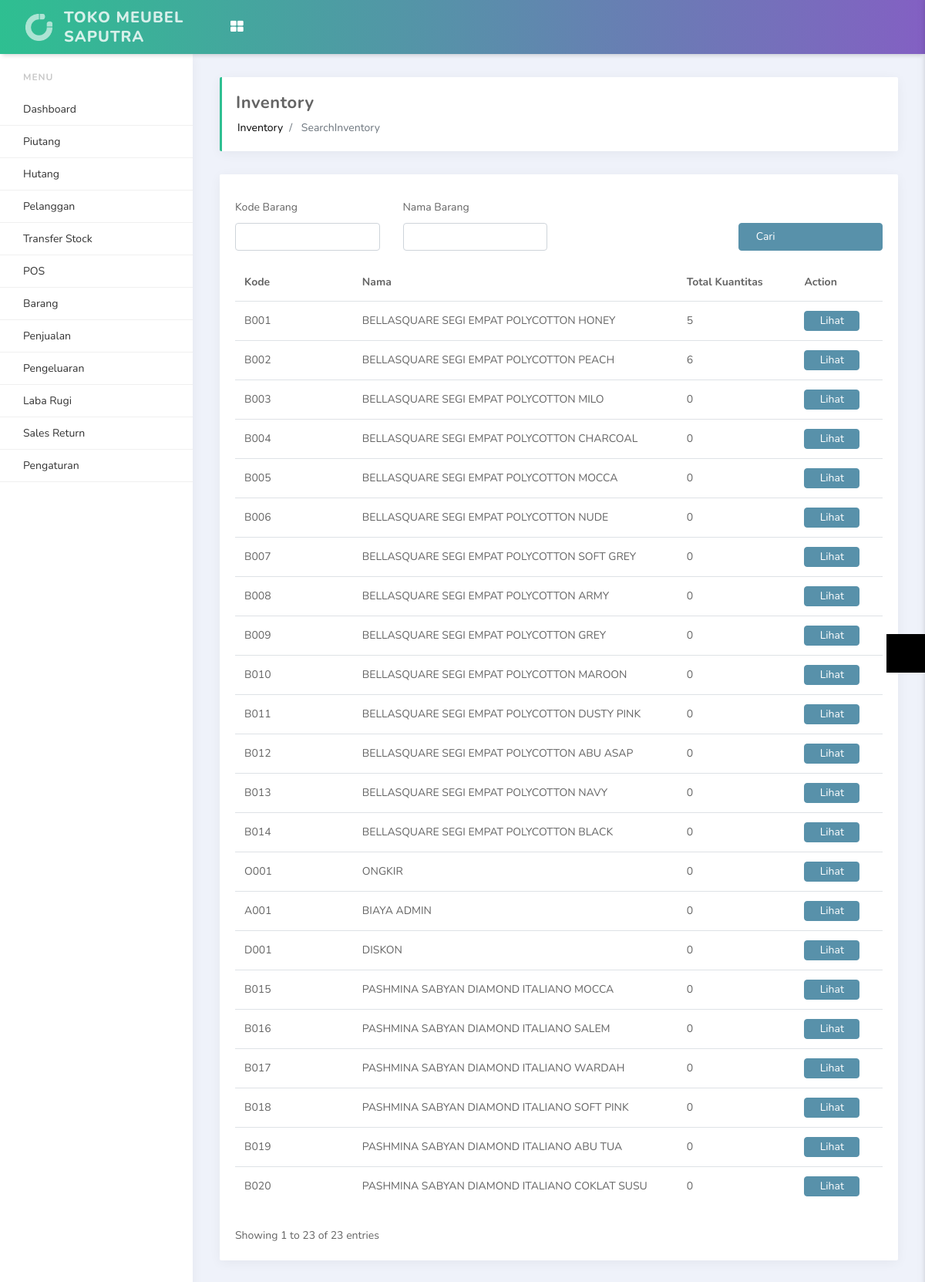
Screenshot of /index.php/inventory/searchInventory (signed in) with the database file from the repository.
### tables this page shows
CREATE TABLE `site_setting` (
  `id` int(11) NOT NULL,
  `site_name` varchar(499) NOT NULL,
  `site_logo` varchar(255) NOT NULL,
  `timezone` varchar(499) NOT NULL,
  `pagination` int(11) NOT NULL,
  `tax` double(11,2) NOT NULL,
  `currency` char(3) NOT NULL,
  `address` text NOT NULL,
  `datetime_format` varchar(30) NOT NULL,
  `display_product` int(11) NOT NULL,
  `display_keyboard` int(11) NOT NULL,
  `default_customer_id` int(11) NOT NULL,
  `updated_user_id` int(11) NOT NULL,
  `updated_datetime` datetime NOT NULL
);

CREATE TABLE `products` (
  `id` int(11) NOT NULL,
  `code` varchar(499) NOT NULL,
  `name` varchar(499) NOT NULL,
  `category` int(11) NOT NULL,
  `purchase_price` double NOT NULL,
  `retail_price` double NOT NULL,
  `thumbnail` varchar(499) NOT NULL,
  `created_user_id` int(11) NOT NULL,
  `created_datetime` datetime NOT NULL,
  `updated_user_id` int(11) NOT NULL,
  `updated_datetime` datetime NOT NULL,
  `status` int(11) NOT NULL
);

### application/controllers/Inventory.php (called while the page is built, shortened)
<?php
class Inventory extends CI_Controller
{
    public function __construct()
    {
        $this->load->model('Inventory_model');
        $this->load->model('Constant_model');
    }
    public function searchInventory()
    {
        $code = $this->input->get('code');
        $name = $this->input->get('name');
        $data['search_code'] = $code;
        $data['search_name'] = $name;
        $data['lang_dashboard'] = $this->lang->line('dashboard');
        $data['lang_transfer_stock'] = $this->lang->line('transfer_stock');
        $data['lang_customers'] = $this->lang->line('customers');
        $data['lang_gift_card'] = $this->lang->line('gift_card');
        $data['lang_add_gift_card'] = $this->lang->line('add_gift_card');
        $data['lang_list_gift_card'] = $this->lang->line('list_gift_card');
        $data['lang_debit'] = $this->lang->line('debit');
        $data['lang_sales'] = $this->lang->line('sales');
        $data['lang_today_sales'] = $this->lang->line('today_sales');
        $data['lang_opened_bill'] = $this->lang->line('opened_bill');
        $data['lang_reports'] = $this->lang->line('reports');
        $data['lang_sales_report'] = $this->lang->line('sales_report');
        $data['lang_expenses'] = $this->lang->line('expenses');
        $data['lang_expenses_category'] = $this->lang->line('expenses_category');
        $data['lang_pnl'] = $this->lang->line('pnl');
        $data['lang_pnl_report'] = $this->lang->line('pnl_report');
        $data['lang_pos'] = $this->lang->line('pos');
        $data['lang_return_order'] = $this->lang->line('return_order');
        $data['lang_return_order_report'] = $this->lang->line('return_order_report');
        $data['lang_inventory'] = $this->lang->line('inventory');
        $data['lang_products'] = $this->lang->line('products');
        $data['lang_list_products'] = $this->lang->line('list_products');
        $data['lang_print_product_label'] = $this->lang->line('print_product_label');
        $data['lang_product_category'] = $this->lang->line('product_category');
        $data['lang_purchase_order'] = $this->lang->line('purchase_order');
        $data['lang_setting'] = $this->lang->line('setting');
        $data['lang_outlets'] = $this->lang->line('outlets');
        $data['lang_users'] = $this->lang->line('users');
        $data['lang_suppliers'] = $this->lang->line('suppliers');
        $data['lang_system_setting'] = $this->lang->line('system_setting');
        $data['lang_payment_methods'] = $this->lang->line('payment_methods');
        $data['lang_logout'] = $this->lang->line('logout');
        $data['lang_point_of_sales'] = $this->lang->line('point_of_sales');
        $data['lang_amount'] = $this->lang->line('amount');
        $data['lang_monthly_sales_outlet'] = $this->lang->line('monthly_sales_outlet');
        $data['lang_no_match_found'] = $this->lang->line('no_match_found');
        $data['lang_create_return_order'] = $this->lang->line('create_return_order');
        $data['lang_action'] = $this->lang->line('action');
        $data['lang_edit'] = $this->lang->line('edit');
        $data['lang_status'] = $this->lang->line('status');
        $data['lang_add'] = $this->lang->line('add');
        $data['lang_back'] = $this->lang->line('back');
        $data['lang_update'] = $this->lang->line('update');
        $data['lang_active'] = $this->lang->line('active');
        $data['lang_inactive'] = $this->lang->line('inactive');
        $data['lang_name'] = $this->lang->line('name');
        $data['lang_search_product'] = $this->lang->line('search_product');
        $data['lang_add_to_list'] = $this->lang->line('add_to_list');
        $data['lang_submit'] = $this->lang->line('submit');
        $data['lang_receive'] = $this->lang->line('receive');
        $data['lang_view'] = $this->lang->line('view');
        $data['lang_created'] = $this->lang->line('created');
        $data['lang_tax'] = $this->lang->line('tax');
        $data['lang_discount_amount'] = $this->lang->line('discount_amount');
        $data['lang_total'] = $this->lang->line('total');
        $data['lang_totat_payable'] = $this->lang->line('totat_payable');
        $data['lang_code'] = $this->lang->line('code');
        $data['lang_name'] = $this->lang->line('name');
        $data['lang_total_quantity'] = $this->lang->line('total_quantity');
        $data['lang_product_code'] = $this->lang->line('product_code');
        $data['lang_product_name'] = $this->lang->line('product_name');
        $data['lang_export_inventory'] = $this->lang->line('export_inventory');
        $data['lang_search'] = $this->lang->line('search');
        $this->load->view('search_inventory', $data);
    }
}

### index.php (called while the page is built, shortened)
<?php
require_once BASEPATH.'core/CodeIgniter.php';

### application/views/search_inventory.php (the view, shortened to what this page needs)
<?php
    require_once 'includes/header4.php';
?>
<link rel="stylesheet" href="<?=base_url()?>assets/js/fancybox/source/jquery.fancybox.css?v=2.1.5" type="text/css" media="screen" />
<link rel="stylesheet" href="<?=base_url()?>assets/js/fancybox/source/helpers/jquery.fancybox-buttons.css?v=1.0.5" type="text/css" media="screen" />
<link rel="stylesheet" href="<?=base_url()?>assets/js/fancybox/source/helpers/jquery.fancybox-thumbs.css?v=1.0.7" type="text/css" media="screen" />
<section id="content">
	<div class="row">
		<div class="col-md-12">
			<div class="card">
				<div class="card-body">
					<form action="<?=base_url()?>index.php/inventory/searchInventory" method="get">
						<div class="row" style="margin-top: 10px;">
							<div class="col-md-3">
								<div class="form-group">
									<label><?php echo $lang_product_code; ?></label>
									<input type="text" name="code" class="form-control" value="<?php echo $search_code; ?>" />
								</div>
							</div>
							<div class="col-md-3">
								<div class="form-group">
									<label><?php echo $lang_product_name; ?></label>
									<input type="text" name="name" class="form-control" value="<?php echo $search_name; ?>" />
								</div>
							</div>
							<div class="col-md-3"></div>
							<div class="col-md-3">
								<div class="form-group">
									<label>&nbsp;</label><br />
									<button class="btn btn-primary" style="width: 100%;">&nbsp;&nbsp;<?php echo $lang_search; ?>&nbsp;&nbsp;</button>
								</div>
							</div>
						</div>
					</form>
					<div class="row" style="margin-top: 0px;">
						<div class="col-md-12">
						<div class="table-responsive">
							<table class="table">
							    <thead>
							    	<tr>
								    	<th width="15%"><?php echo $lang_code; ?></th>
								    	<th width="15%"><?php echo $lang_name; ?></th>
								    	<th width="15%"><?php echo $lang_total_quantity; ?></th>
									    <th width="10%"><?php echo $lang_action; ?></th>
									</tr>
							    </thead>
								<tbody>
<?php
    $sort = '';
    $prodResult = $this->db->query("SELECT * FROM products WHERE created_datetime != '0000-00-00 00:00:00' $sort ");
    $prodRows = $prodResult->num_rows();
    $result_count = $prodRows;
    if ($prodRows > 0) {
        $prodData = $prodResult->result();
        for ($p = 0; $p < count($prodData); ++$p) {
            $code = $prodData[$p]->code;
            $name = $prodData[$p]->name;
            $inv_qty = 0;
            $ckInvResult = $this->db->query("SELECT qty FROM inventory WHERE product_code = '$code' ");
            $ckInvData = $ckInvResult->result();
            for ($k = 0; $k < count($ckInvData); ++$k) {
                $ckInv_qty = $ckInvData[$k]->qty;
                $inv_qty += $ckInv_qty;
            }
            $each_row_cost = $inv_qty * $each_cost; ?>
			<tr>
    			<td><?php echo $code; ?></td>
    			<td><?php echo $name; ?></td>
    			<td><?php echo $inv_qty; ?></td>
    			<td>
        			<a href="<?=base_url()?>index.php/inventory/view_detail?pcode=<?php echo $code; ?>" style="text-decoration: none;">
            			<button class="btn btn-primary" style="padding: 5px 12px;">
            				&nbsp;&nbsp;<?php echo $lang_view; ?>&nbsp;&nbsp;
            			</button>
        			</a>
    			</td>
			</tr>
<?php
        }
    } else {
        ?>
		<tr class="no-records-found">
			<td colspan="4"><?php echo $lang_no_match_found; ?></td>
		</tr>
<?php
    }
?>
								</tbody>
							</table>
						</div>
						</div>
					</div>
					<div class="row">
						<div class="col-md-6" style="float: left; padding-top: 10px;">
							<?php
                                if ($result_count > 0) {
                                    ?>
							Showing 1 to <?php echo $result_count; ?> of <?php echo $result_count; ?>
							<?php
                                if ($result_count == 1) {
                                    echo 'entry';
                                } else {
                                    echo 'entries';
                                } ?>
							<?php
                                }
                            ?>
						</div>
						<div class="col-md-6" style="text-align: right;">
						</div>
					</div>
				</div>
			</div>
		</div>
	</div>
</section>
<?php
    require_once 'includes/footer4.php';
?>

### application/views/includes/header4.php (shortened to what this page needs)
<?php
    $user_role = $this->input->cookie('role_id', TRUE);
    $settingResult = $this->db->get_where('site_setting');
    $settingData = $settingResult->row();
    $setting_site_name = $settingData->site_name;
 ?>
<!doctype html>
<html lang="en">
<head>
    <link rel="stylesheet" href="<?php echo base_url() ?>assets/vendors/bundle.css" type="text/css">
    <link rel="stylesheet" href="<?php echo base_url() ?>assets/vendors/datepicker/daterangepicker.css">
    <link rel="stylesheet" href="<?php echo base_url() ?>assets/vendors/vmap/jqvmap.min.css">
    <link rel="stylesheet" href="<?php echo base_url() ?>assets/css/app.min.css" type="text/css">
    <link rel="stylesheet" href="<?php echo base_url() ?>assets/css/custom.css" type="text/css">
    <link rel="stylesheet" type="text/css" href="https://stackpath.bootstrapcdn.com/font-awesome/4.7.0/css/font-awesome.min.css">
</head>
<body>
<div class="side-menu">
    <div class='side-menu-body'>
        <ul>
            <?php
            $link = $this->uri->segment(1);
            ?>
            <li class="side-menu-divider">Menu</li>
            <?php
            if ($user_role == 3) {
                echo "<li>".anchor('index.php/cashier/',$lang_pos)."</li>";
                echo "
                <li>
                <a href='#'>Sales Return</a>
                <ul>
                    <li>
                        <a <?php if (($link == '')) {
                    ?> style='background-color: #e9ecf2;' <?php
                } ?> href='<?=base_url()?>index.php/sales_return/'>
                            Buat Sales Return
                        </a>
                    </li>
                    <li>
                        <a <?php if (($link == 'data_return')) {
                    ?> style='background-color: #e9ecf2;' <?php
                } ?> href='<?=base_url()?>index.php/sales_return/data_return'>
                            Data Sales Return
                        </a>
                    </li>
                </ul>
            </li>
                ";
            }else{
            ?>
            <li><?php echo anchor('index.php/dashboard',$lang_dashboard,($link=="dashboard"?'class="active"':'')) ?></li>
            <li><?php echo anchor('index.php/piutang',"Piutang",($link=="piutang"?'class="active"':'')) ?></li>
            <li><?php echo anchor('index.php/hutang',"Hutang",($link=="hutang"?'class="active"':'')) ?></li>
            <li><?php echo anchor('index.php/customers/view',$lang_customers,($link=="customers"?'class="active"':'')) ?></li>
            <li><?php echo anchor('index.php/transfer_stock/view',"Transfer Stock",($link=="transfer_stock"?'class="active"':'')) ?></li>
            <li><?php echo anchor('index.php/cashier/',$lang_pos,($link=="cashier"?'class="active"':'')) ?></li>
            <li>
                <a href="#"></i> <span><?php echo $lang_products; ?></span> </a>
            </li>
            <li>
                <a href="#"><span><?php echo $lang_sales; ?></span> </a>
            </li>
            <li>
                <a href="#"><?php echo $lang_expenses ?></a>
            </li>
            <li>
                <a href="#"><?php echo $lang_pnl ?></a>
            </li>
            <li>
                <a href="#">Sales Return</a>
            </li>
            <li>
                <a href="#"><?php echo $lang_setting; ?></a>
            </li>
                    <?php
                    }
                            ?>
        </ul>
    </div>
</div>
<nav class="navbar">
    <div class="container-fluid">
        <div class="header-logo">
            <a href="#">
                <img src="<?php echo base_url() ?>assets/media/image/light-logo.png" alt="...">
                <span class="logo-text d-none d-lg-block"><?php echo $setting_site_name ?></span>
            </a>
        </div>
        <div class="header-body">
            <ul class="navbar-nav">
                <li class="nav-item dropdown d-none d-lg-block">
                    <a href="#" class="nav-link" data-toggle="dropdown">
                        <i class="fa fa-th-large"></i>
                    </a>
                </li>
            </ul>
        </div>
    </div>
</nav>
<main class="main-content">
    <div class="container-fluid">
        <div class="page-header d-md-flex justify-content-between align-items-center">
            <div>
                <h4><?php echo ucwords(str_replace('_', ' ', $this->uri->segment(1))) ?></h4>
                <nav aria-label="breadcrumb">
                    <ol class="breadcrumb">
                        <li class="breadcrumb-item"><a href="#"><?php echo ucwords(str_replace('_', ' ', $this->uri->segment(1))) ?></a></li>
                        <li class="breadcrumb-item active" aria-current="page">
                            <?php if ($this->uri->segment(2)){
                                 echo ucwords(str_replace('_', ' ', $this->uri->segment(2)));
                            } ?>
                            </li>
                    </ol>
                </nav>
            </div>
        </div>

### rows the page displays
site_setting: site_name "TOKO MEUBEL SAPUTRA"
products: code "B001", name "BELLASQUARE SEGI EMPAT POLYCOTTON HONEY"
products: code "B002", name "BELLASQUARE SEGI EMPAT POLYCOTTON PEACH"
products: code "B003", name "BELLASQUARE SEGI EMPAT POLYCOTTON MILO"
products: code "B004", name "BELLASQUARE SEGI EMPAT POLYCOTTON CHARCOAL"
products: code "B005", name "BELLASQUARE SEGI EMPAT POLYCOTTON MOCCA"
products: code "B006", name "BELLASQUARE SEGI EMPAT POLYCOTTON NUDE"
products: code "B007", name "BELLASQUARE SEGI EMPAT POLYCOTTON SOFT GREY"
products: code "B008", name "BELLASQUARE SEGI EMPAT POLYCOTTON ARMY"
products: code "B009", name "BELLASQUARE SEGI EMPAT POLYCOTTON GREY"
products: code "B010", name "BELLASQUARE SEGI EMPAT POLYCOTTON MAROON"
products: code "B011", name "BELLASQUARE SEGI EMPAT POLYCOTTON DUSTY PINK"
products: code "B012", name "BELLASQUARE SEGI EMPAT POLYCOTTON ABU ASAP"
products: code "B013", name "BELLASQUARE SEGI EMPAT POLYCOTTON NAVY"
products: code "B014", name "BELLASQUARE SEGI EMPAT POLYCOTTON BLACK"
products: code "O001", name "ONGKIR"
products: code "A001", name "BIAYA ADMIN"
products: code "D001", name "DISKON"
products: code "B015", name "PASHMINA SABYAN DIAMOND ITALIANO MOCCA"
products: code "B016", name "PASHMINA SABYAN DIAMOND ITALIANO SALEM"
products: code "B017", name "PASHMINA SABYAN DIAMOND ITALIANO WARDAH"
products: code "B018", name "PASHMINA SABYAN DIAMOND ITALIANO SOFT PINK"
products: code "B019", name "PASHMINA SABYAN DIAMOND ITALIANO ABU TUA"
products: code "B020", name "PASHMINA SABYAN DIAMOND ITALIANO COKLAT SUSU"

### other values shown
$lang_products "Barang"
$lang_sales "Penjualan"
$lang_expenses "Pengeluaran"
$lang_pnl "Laba Rugi"
$lang_setting "Pengaturan"
str_replace('_', ' ', $this->uri->segment(1)) "Inventory"
str_replace('_', ' ', $this->uri->segment(2)) "SearchInventory"
$lang_product_code "Kode Barang"
$lang_product_name "Nama Barang"
$lang_search "Cari"
$lang_code "Kode"
$lang_name "Nama"
$lang_total_quantity "Total Kuantitas"
$lang_action "Action"
$inv_qty "5"
